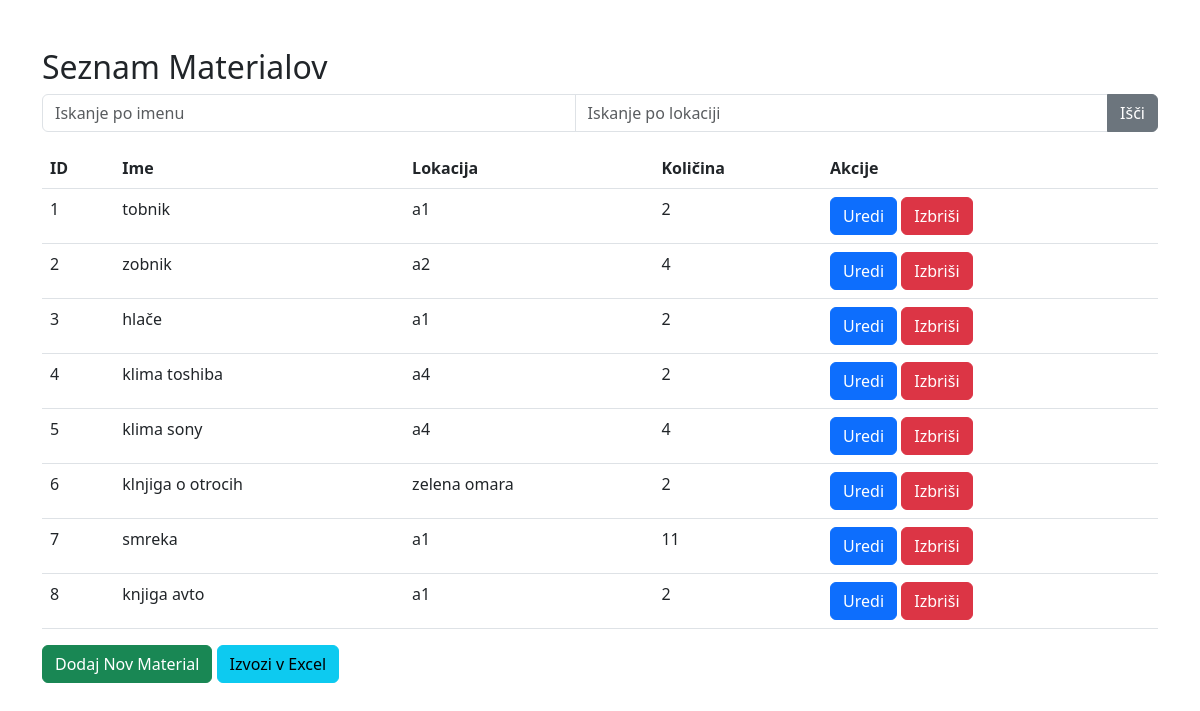
The page / on the database its author committed.
### app.py (models this page shows)
class Material(db.Model):
    id = db.Column(db.Integer, primary_key=True)
    name = db.Column(db.String(100), nullable=False)
    location = db.Column(db.String(100), nullable=False)
    quantity = db.Column(db.Integer, nullable=False)

### app.py (the view)
@app.route('/', methods=['GET', 'POST'])
def index():
    search_name = request.form.get('search_name', '')
    search_location = request.form.get('search_location', '')
    query = Material.query
    if search_name:
        query = query.filter(Material.name.like(f'%{search_name}%'))
    if search_location:
        query = query.filter(Material.location.like(f'%{search_location}%'))
    materials = query.all()
    return render_template('index.html', materials=materials)

### templates/index.html (shortened to what this page needs)
<!DOCTYPE html>
<html lang="sl">
<head>
    <link href="https://cdn.jsdelivr.net/npm/bootstrap@5.3.0-alpha1/dist/css/bootstrap.min.css" rel="stylesheet">
</head>
<body>
    <div class="container mt-5">
        <h2>Seznam Materialov</h2>
        <form method="POST" action="/">
            <div class="input-group mb-3">
                <input type="text" class="form-control" placeholder="Iskanje po imenu" name="search_name">
                <input type="text" class="form-control" placeholder="Iskanje po lokaciji" name="search_location">
                <button class="btn btn-secondary" type="submit">Išči</button>
            </div>
        </form>
        <table class="table">
            <thead>
                <tr>
                    <th>ID</th>
                    <th>Ime</th>
                    <th>Lokacija</th>
                    <th>Količina</th>
                    <th>Akcije</th>
                </tr>
            </thead>
            <tbody>
                {% for material in materials %}
                <tr>
                    <td>{{ material.id }}</td>
                    <td>{{ material.name }}</td>
                    <td>{{ material.location }}</td>
                    <td>{{ material.quantity }}</td>
                    <td>
                        <a href="{{ url_for('edit_material', id=material.id) }}" class="btn btn-primary">Uredi</a>
                        <form action="{{ url_for('delete_material', id=material.id) }}" method="POST" style="display:inline;">
                            <button type="submit" class="btn btn-danger">Izbriši</button>
                        </form>
                    </td>
                </tr>
                {% endfor %}
            </tbody>
        </table>
        <a href="{{ url_for('add_material') }}" class="btn btn-success">Dodaj Nov Material</a>
        <a href="{{ url_for('export_to_excel') }}" class="btn btn-info">Izvozi v Excel</a>
    </div>
</body>
</html>

### rows shown on the page
Material: id "1", name "tobnik", location "a1", quantity "2"
Material: id "2", name "zobnik", location "a2", quantity "4"
Material: id "3", name "hlače", location "a1", quantity "2"
Material: id "4", name "klima toshiba", location "a4", quantity "2"
Material: id "5", name "klima sony", location "a4", quantity "4"
Material: id "6", name "klnjiga o otrocih", location "zelena omara", quantity "2"
Material: id "7", name "smreka", location "a1", quantity "11"
Material: id "8", name "knjiga avto", location "a1", quantity "2"
